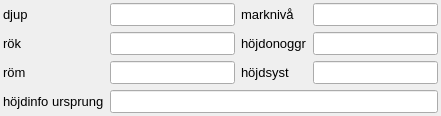
     <widget class="QWidget" name="tab">
      <property name="minimumSize">
       <size>
        <width>0</width>
        <height>0</height>
       </size>
      </property>
      <attribute name="title">
       <string>Nivå och djup (m)</string>
      </attribute>
      <layout class="QGridLayout" name="grid_layout">
       <property name="leftMargin">
        <number>3</number>
       </property>
       <property name="topMargin">
        <number>3</number>
       </property>
       <property name="rightMargin">
        <number>3</number>
       </property>
       <property name="bottomMargin">
        <number>3</number>
       </property>
       <item row="0" column="0">
        <widget class="QLabel" name="label_6">
         <property name="enabled">
          <bool>true</bool>
         </property>
         <property name="sizePolicy">
          <sizepolicy hsizetype="Minimum" vsizetype="Fixed">
           <horstretch>0</horstretch>
           <verstretch>0</verstretch>
          </sizepolicy>
         </property>
         <property name="minimumSize">
          <size>
           <width>0</width>
           <height>0</height>
          </size>
         </property>
         <property name="maximumSize">
          <size>
           <width>16777215</width>
           <height>16777215</height>
          </size>
         </property>
         <property name="font">
          <font>
           <family>Arial</family>
           <pointsize>10</pointsize>
          </font>
         </property>
         <property name="layoutDirection">
          <enum>Qt::RightToLeft</enum>
         </property>
         <property name="text">
          <string>djup</string>
         </property>
         <property name="alignment">
          <set>Qt::AlignLeading|Qt::AlignLeft|Qt::AlignVCenter</set>
         </property>
        </widget>
       </item>
       <item row="0" column="1">
        <widget class="QLineEdit" name="length">
         <property name="sizePolicy">
          <sizepolicy hsizetype="Expanding" vsizetype="Fixed">
           <horstretch>0</horstretch>
           <verstretch>0</verstretch>
          </sizepolicy>
         </property>
         <property name="minimumSize">
          <size>
           <width>0</width>
           <height>0</height>
          </size>
         </property>
         <property name="maximumSize">
          <size>
           <width>16777215</width>
           <height>16777215</height>
          </size>
         </property>
         <property name="font">
          <font>
           <family>Arial</family>
           <pointsize>10</pointsize>
          </font>
         </property>
         <property name="toolTip">
          <string>&lt;!DOCTYPE HTML PUBLIC &quot;-//W3C//DTD HTML 4.0//EN&quot; &quot;http://www.w3.org/TR/REC-html40/strict.dtd&quot;&gt;
&lt;html&gt;&lt;head&gt;&lt;meta name=&quot;qrichtext&quot; content=&quot;1&quot; /&gt;&lt;style type=&quot;text/css&quot;&gt;
p, li { white-space: pre-wrap; }
&lt;/style&gt;&lt;/head&gt;&lt;body style=&quot; font-family:'Ubuntu'; font-size:11pt; font-weight:400; font-style:normal;&quot;&gt;
&lt;p style=&quot; margin-top:0px; margin-bottom:0px; margin-left:0px; margin-right:0px; -qt-block-indent:0; text-indent:0px;&quot;&gt;&lt;span style=&quot; font-family:'MS Shell Dlg 2'; font-size:8pt;&quot;&gt;Avstånd från markytan&lt;/span&gt;&lt;/p&gt;
&lt;p style=&quot; margin-top:0px; margin-bottom:0px; margin-left:0px; margin-right:0px; -qt-block-indent:0; text-indent:0px;&quot;&gt;&lt;span style=&quot; font-family:'MS Shell Dlg 2'; font-size:8pt;&quot;&gt;till observationspunktens&lt;/span&gt;&lt;/p&gt;
&lt;p style=&quot; margin-top:0px; margin-bottom:0px; margin-left:0px; margin-right:0px; -qt-block-indent:0; text-indent:0px;&quot;&gt;&lt;span style=&quot; font-family:'MS Shell Dlg 2'; font-size:8pt;&quot;&gt;botten (botten på brunnen,&lt;/span&gt;&lt;/p&gt;
&lt;p style=&quot; margin-top:0px; margin-bottom:0px; margin-left:0px; margin-right:0px; -qt-block-indent:0; text-indent:0px;&quot;&gt;&lt;span style=&quot; font-family:'MS Shell Dlg 2'; font-size:8pt;&quot;&gt;rördrivningens spets etc.)&lt;/span&gt;&lt;/p&gt;&lt;/body&gt;&lt;/html&gt;</string>
         </property>
        </widget>
       </item>
       <item row="0" column="2">
        <widget class="QLabel" name="label_9">
         <property name="enabled">
          <bool>true</bool>
         </property>
         <property name="sizePolicy">
          <sizepolicy hsizetype="Minimum" vsizetype="Fixed">
           <horstretch>0</horstretch>
           <verstretch>0</verstretch>
          </sizepolicy>
         </property>
         <property name="minimumSize">
          <size>
           <width>0</width>
           <height>0</height>
          </size>
         </property>
         <property name="maximumSize">
          <size>
           <width>16777215</width>
           <height>16777215</height>
          </size>
         </property>
         <property name="font">
          <font>
           <family>Arial</family>
           <pointsize>10</pointsize>
          </font>
         </property>
         <property name="layoutDirection">
          <enum>Qt::RightToLeft</enum>
         </property>
         <property name="text">
          <string>marknivå</string>
         </property>
         <property name="alignment">
          <set>Qt::AlignLeading|Qt::AlignLeft|Qt::AlignVCenter</set>
         </property>
        </widget>
       </item>
       <item row="0" column="3">
        <widget class="QLineEdit" name="h_gs">
         <property name="sizePolicy">
          <sizepolicy hsizetype="Expanding" vsizetype="Fixed">
           <horstretch>0</horstretch>
           <verstretch>0</verstretch>
          </sizepolicy>
         </property>
         <property name="minimumSize">
          <size>
           <width>0</width>
           <height>0</height>
          </size>
         </property>
         <property name="maximumSize">
          <size>
           <width>16777215</width>
           <height>16777215</height>
          </size>
         </property>
         <property name="font">
          <font>
           <family>Arial</family>
           <pointsize>10</pointsize>
          </font>
         </property>
         <property name="toolTip">
          <string>&lt;!DOCTYPE HTML PUBLIC &quot;-//W3C//DTD HTML 4.0//EN&quot; &quot;http://www.w3.org/TR/REC-html40/strict.dtd&quot;&gt;
&lt;html&gt;&lt;head&gt;&lt;meta name=&quot;qrichtext&quot; content=&quot;1&quot; /&gt;&lt;style type=&quot;text/css&quot;&gt;
p, li { white-space: pre-wrap; }
&lt;/style&gt;&lt;/head&gt;&lt;body style=&quot; font-family:'Ubuntu'; font-size:11pt; font-weight:400; font-style:normal;&quot;&gt;
&lt;p style=&quot; margin-top:0px; margin-bottom:0px; margin-left:0px; margin-right:0px; -qt-block-indent:0; text-indent:0px;&quot;&gt;markytans nivå i meter över havet&lt;/p&gt;&lt;/body&gt;&lt;/html&gt;</string>
         </property>
        </widget>
       </item>
       <item row="1" column="0">
        <widget class="QLabel" name="label_3">
         <property name="enabled">
          <bool>true</bool>
         </property>
         <property name="sizePolicy">
          <sizepolicy hsizetype="Minimum" vsizetype="Fixed">
           <horstretch>0</horstretch>
           <verstretch>0</verstretch>
          </sizepolicy>
         </property>
         <property name="minimumSize">
          <size>
           <width>0</width>
           <height>0</height>
          </size>
         </property>
         <property name="maximumSize">
          <size>
           <width>16777215</width>
           <height>16777215</height>
          </size>
         </property>
         <property name="font">
          <font>
           <family>Arial</family>
           <pointsize>10</pointsize>
          </font>
         </property>
         <property name="layoutDirection">
          <enum>Qt::RightToLeft</enum>
         </property>
         <property name="text">
          <string>rök</string>
         </property>
         <property name="alignment">
          <set>Qt::AlignLeading|Qt::AlignLeft|Qt::AlignVCenter</set>
         </property>
        </widget>
       </item>
       <item row="1" column="1">
        <widget class="QLineEdit" name="h_toc">
         <property name="sizePolicy">
          <sizepolicy hsizetype="Expanding" vsizetype="Fixed">
           <horstretch>0</horstretch>
           <verstretch>0</verstretch>
          </sizepolicy>
         </property>
         <property name="minimumSize">
          <size>
           <width>0</width>
           <height>0</height>
          </size>
         </property>
         <property name="maximumSize">
          <size>
           <width>16777215</width>
           <height>16777215</height>
          </size>
         </property>
         <property name="font">
          <font>
           <family>Arial</family>
           <pointsize>10</pointsize>
          </font>
         </property>
         <property name="toolTip">
          <string>&lt;!DOCTYPE HTML PUBLIC &quot;-//W3C//DTD HTML 4.0//EN&quot; &quot;http://www.w3.org/TR/REC-html40/strict.dtd&quot;&gt;
&lt;html&gt;&lt;head&gt;&lt;meta name=&quot;qrichtext&quot; content=&quot;1&quot; /&gt;&lt;style type=&quot;text/css&quot;&gt;
p, li { white-space: pre-wrap; }
&lt;/style&gt;&lt;/head&gt;&lt;body style=&quot; font-family:'Ubuntu'; font-size:11pt; font-weight:400; font-style:normal;&quot;&gt;
&lt;p style=&quot; margin-top:0px; margin-bottom:0px; margin-left:0px; margin-right:0px; -qt-block-indent:0; text-indent:0px;&quot;&gt;Mätpunkt för mätning&lt;/p&gt;
&lt;p style=&quot; margin-top:0px; margin-bottom:0px; margin-left:0px; margin-right:0px; -qt-block-indent:0; text-indent:0px;&quot;&gt;av vattennivåer&lt;/p&gt;&lt;/body&gt;&lt;/html&gt;</string>
         </property>
        </widget>
       </item>
       <item row="1" column="2">
        <widget class="QLabel" name="label_8">
         <property name="enabled">
          <bool>true</bool>
         </property>
         <property name="sizePolicy">
          <sizepolicy hsizetype="Minimum" vsizetype="Fixed">
           <horstretch>0</horstretch>
           <verstretch>0</verstretch>
          </sizepolicy>
         </property>
         <property name="minimumSize">
          <size>
           <width>0</width>
           <height>0</height>
          </size>
         </property>
         <property name="maximumSize">
          <size>
           <width>16777215</width>
           <height>16777215</height>
          </size>
         </property>
         <property name="font">
          <font>
           <family>Arial</family>
           <pointsize>10</pointsize>
          </font>
         </property>
         <property name="layoutDirection">
          <enum>Qt::RightToLeft</enum>
         </property>
         <property name="text">
          <string>höjdonoggr</string>
         </property>
         <property name="alignment">
          <set>Qt::AlignLeading|Qt::AlignLeft|Qt::AlignVCenter</set>
         </property>
        </widget>
       </item>
       <item row="1" column="3">
        <widget class="QLineEdit" name="h_accur">
         <property name="sizePolicy">
          <sizepolicy hsizetype="Expanding" vsizetype="Fixed">
           <horstretch>0</horstretch>
           <verstretch>0</verstretch>
          </sizepolicy>
         </property>
         <property name="minimumSize">
          <size>
           <width>0</width>
           <height>0</height>
          </size>
         </property>
         <property name="maximumSize">
          <size>
           <width>16777215</width>
           <height>16777215</height>
          </size>
         </property>
         <property name="font">
          <font>
           <family>Arial</family>
           <pointsize>10</pointsize>
          </font>
         </property>
         <property name="toolTip">
          <string>&lt;!DOCTYPE HTML PUBLIC &quot;-//W3C//DTD HTML 4.0//EN&quot; &quot;http://www.w3.org/TR/REC-html40/strict.dtd&quot;&gt;
&lt;html&gt;&lt;head&gt;&lt;meta name=&quot;qrichtext&quot; content=&quot;1&quot; /&gt;&lt;style type=&quot;text/css&quot;&gt;
p, li { white-space: pre-wrap; }
&lt;/style&gt;&lt;/head&gt;&lt;body style=&quot; font-family:'Ubuntu'; font-size:11pt; font-weight:400; font-style:normal;&quot;&gt;
&lt;p style=&quot; margin-top:0px; margin-bottom:0px; margin-left:0px; margin-right:0px; -qt-block-indent:0; text-indent:0px;&quot;&gt;Onoggrannhet i höjd,&lt;/p&gt;
&lt;p style=&quot; margin-top:0px; margin-bottom:0px; margin-left:0px; margin-right:0px; -qt-block-indent:0; text-indent:0px;&quot;&gt;avser Rök.&lt;/p&gt;&lt;/body&gt;&lt;/html&gt;</string>
         </property>
        </widget>
       </item>
       <item row="2" column="0">
        <widget class="QLabel" name="label_5">
         <property name="enabled">
          <bool>true</bool>
         </property>
         <property name="sizePolicy">
          <sizepolicy hsizetype="Minimum" vsizetype="Fixed">
           <horstretch>0</horstretch>
           <verstretch>0</verstretch>
          </sizepolicy>
         </property>
         <property name="minimumSize">
          <size>
           <width>0</width>
           <height>0</height>
          </size>
         </property>
         <property name="maximumSize">
          <size>
           <width>16777215</width>
           <height>16777215</height>
          </size>
         </property>
         <property name="font">
          <font>
           <family>Arial</family>
           <pointsize>10</pointsize>
          </font>
         </property>
         <property name="layoutDirection">
          <enum>Qt::RightToLeft</enum>
         </property>
         <property name="text">
          <string>röm</string>
         </property>
         <property name="alignment">
          <set>Qt::AlignLeading|Qt::AlignLeft|Qt::AlignVCenter</set>
         </property>
         <property name="wordWrap">
          <bool>true</bool>
         </property>
        </widget>
       </item>
       <item row="2" column="1">
        <widget class="QLineEdit" name="h_tocags">
         <property name="sizePolicy">
          <sizepolicy hsizetype="Expanding" vsizetype="Fixed">
           <horstretch>0</horstretch>
           <verstretch>0</verstretch>
          </sizepolicy>
         </property>
         <property name="minimumSize">
          <size>
           <width>0</width>
           <height>0</height>
          </size>
         </property>
         <property name="maximumSize">
          <size>
           <width>16777215</width>
           <height>16777215</height>
          </size>
         </property>
         <property name="font">
          <font>
           <family>Arial</family>
           <pointsize>10</pointsize>
          </font>
         </property>
         <property name="toolTip">
          <string>&lt;!DOCTYPE HTML PUBLIC &quot;-//W3C//DTD HTML 4.0//EN&quot; &quot;http://www.w3.org/TR/REC-html40/strict.dtd&quot;&gt;
&lt;html&gt;&lt;head&gt;&lt;meta name=&quot;qrichtext&quot; content=&quot;1&quot; /&gt;&lt;style type=&quot;text/css&quot;&gt;
p, li { white-space: pre-wrap; }
&lt;/style&gt;&lt;/head&gt;&lt;body style=&quot; font-family:'Ubuntu'; font-size:11pt; font-weight:400; font-style:normal;&quot;&gt;
&lt;p style=&quot; margin-top:0px; margin-bottom:0px; margin-left:0px; margin-right:0px; -qt-block-indent:0; text-indent:0px;&quot;&gt;Rörövermått, avståndet &lt;/p&gt;
&lt;p style=&quot; margin-top:0px; margin-bottom:0px; margin-left:0px; margin-right:0px; -qt-block-indent:0; text-indent:0px;&quot;&gt;från Rök till markytan&lt;/p&gt;&lt;/body&gt;&lt;/html&gt;</string>
         </property>
         <property name="layoutDirection">
          <enum>Qt::LeftToRight</enum>
         </property>
        </widget>
       </item>
       <item row="2" column="2">
        <widget class="QLabel" name="label_7">
         <property name="enabled">
          <bool>true</bool>
         </property>
         <property name="sizePolicy">
          <sizepolicy hsizetype="Minimum" vsizetype="Fixed">
           <horstretch>0</horstretch>
           <verstretch>0</verstretch>
          </sizepolicy>
         </property>
         <property name="minimumSize">
          <size>
           <width>0</width>
           <height>0</height>
          </size>
         </property>
         <property name="maximumSize">
          <size>
           <width>16777215</width>
           <height>16777215</height>
          </size>
         </property>
         <property name="font">
          <font>
           <family>Arial</family>
           <pointsize>10</pointsize>
          </font>
         </property>
         <property name="layoutDirection">
          <enum>Qt::RightToLeft</enum>
         </property>
         <property name="text">
          <string>höjdsyst</string>
         </property>
         <property name="alignment">
          <set>Qt::AlignLeading|Qt::AlignLeft|Qt::AlignVCenter</set>
         </property>
         <property name="wordWrap">
          <bool>true</bool>
         </property>
        </widget>
       </item>
       <item row="2" column="3">
        <widget class="QLineEdit" name="h_syst">
         <property name="sizePolicy">
          <sizepolicy hsizetype="Expanding" vsizetype="Fixed">
           <horstretch>0</horstretch>
           <verstretch>0</verstretch>
          </sizepolicy>
         </property>
         <property name="minimumSize">
          <size>
           <width>0</width>
           <height>0</height>
          </size>
         </property>
         <property name="maximumSize">
          <size>
           <width>16777215</width>
           <height>16777215</height>
          </size>
         </property>
         <property name="font">
          <font>
           <family>Arial</family>
           <pointsize>10</pointsize>
          </font>
         </property>
         <property name="toolTip">
          <string>&lt;!DOCTYPE HTML PUBLIC &quot;-//W3C//DTD HTML 4.0//EN&quot; &quot;http://www.w3.org/TR/REC-html40/strict.dtd&quot;&gt;
&lt;html&gt;&lt;head&gt;&lt;meta name=&quot;qrichtext&quot; content=&quot;1&quot; /&gt;&lt;style type=&quot;text/css&quot;&gt;
p, li { white-space: pre-wrap; }
&lt;/style&gt;&lt;/head&gt;&lt;body style=&quot; font-family:'Ubuntu'; font-size:11pt; font-weight:400; font-style:normal;&quot;&gt;
&lt;p style=&quot; margin-top:0px; margin-bottom:0px; margin-left:0px; margin-right:0px; -qt-block-indent:0; text-indent:0px;&quot;&gt;RH00&lt;/p&gt;
&lt;p style=&quot; margin-top:0px; margin-bottom:0px; margin-left:0px; margin-right:0px; -qt-block-indent:0; text-indent:0px;&quot;&gt;RH70&lt;/p&gt;
&lt;p style=&quot; margin-top:0px; margin-bottom:0px; margin-left:0px; margin-right:0px; -qt-block-indent:0; text-indent:0px;&quot;&gt;RH2000&lt;/p&gt;
&lt;p style=&quot; margin-top:0px; margin-bottom:0px; margin-left:0px; margin-right:0px; -qt-block-indent:0; text-indent:0px;&quot;&gt;etc&lt;/p&gt;&lt;/body&gt;&lt;/html&gt;</string>
         </property>
         <property name="layoutDirection">
          <enum>Qt::LeftToRight</enum>
         </property>
        </widget>
       </item>
       <item row="3" column="0">
        <widget class="QLabel" name="label_15">
         <property name="sizePolicy">
          <sizepolicy hsizetype="Minimum" vsizetype="Fixed">
           <horstretch>0</horstretch>
           <verstretch>0</verstretch>
          </sizepolicy>
         </property>
         <property name="minimumSize">
          <size>
           <width>0</width>
           <height>0</height>
          </size>
         </property>
         <property name="maximumSize">
          <size>
           <width>16777215</width>
           <height>16777215</height>
          </size>
         </property>
         <property name="font">
          <font>
           <family>Arial</family>
           <pointsize>10</pointsize>
          </font>
         </property>
         <property name="text">
          <string>höjdinfo ursprung</string>
         </property>
         <property name="alignment">
          <set>Qt::AlignLeading|Qt::AlignLeft|Qt::AlignVCenter</set>
         </property>
        </widget>
       </item>
       <item row="3" column="1" colspan="3">
        <widget class="QLineEdit" name="h_source">
         <property name="sizePolicy">
          <sizepolicy hsizetype="Expanding" vsizetype="Fixed">
           <horstretch>0</horstretch>
           <verstretch>0</verstretch>
          </sizepolicy>
         </property>
         <property name="minimumSize">
          <size>
           <width>0</width>
           <height>0</height>
          </size>
         </property>
         <property name="maximumSize">
          <size>
           <width>16777215</width>
           <height>16777215</height>
          </size>
         </property>
         <property name="font">
          <font>
           <family>Arial</family>
           <pointsize>10</pointsize>
          </font>
         </property>
         <property name="toolTip">
          <string>&lt;!DOCTYPE HTML PUBLIC &quot;-//W3C//DTD HTML 4.0//EN&quot; &quot;http://www.w3.org/TR/REC-html40/strict.dtd&quot;&gt;
&lt;html&gt;&lt;head&gt;&lt;meta name=&quot;qrichtext&quot; content=&quot;1&quot; /&gt;&lt;style type=&quot;text/css&quot;&gt;
p, li { white-space: pre-wrap; }
&lt;/style&gt;&lt;/head&gt;&lt;body style=&quot; font-family:'Ubuntu'; font-size:11pt; font-weight:400; font-style:normal;&quot;&gt;
&lt;p style=&quot; margin-top:0px; margin-bottom:0px; margin-left:0px; margin-right:0px; -qt-block-indent:0; text-indent:0px;&quot;&gt;Varifrån kommer höjdinformationen?&lt;/p&gt;&lt;/body&gt;&lt;/html&gt;</string>
         </property>
        </widget>
       </item>
      </layout>
     </widget>
